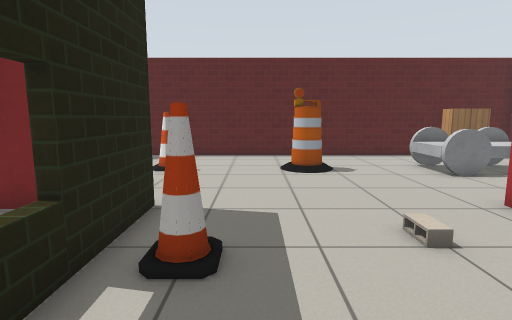
[1] (above)

20 first-person views from a walk through a world built for the Gazebo simulator. The camera is 1 m above the floor, tilts 8° down and sees 80° across. The floor is counted in squares, 0.5 m on a side. Each view is taken from the middle of a square. On the plan, view 1 faces up. The plan holds only what a view shows up to about 17 squares ahead; the rest is blank. Gazebo's built-in surfaces are drawn with simple patterns.

[2]
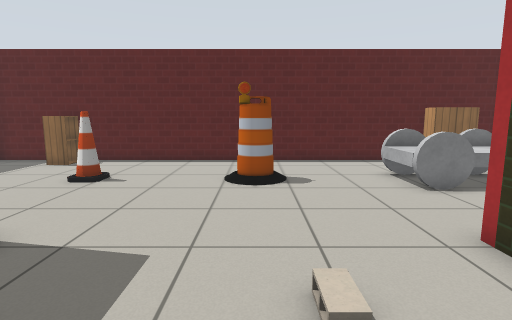

[3]
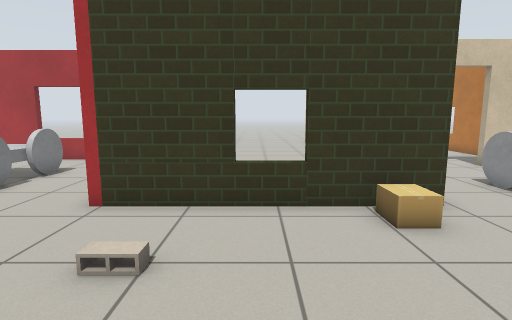

[4]
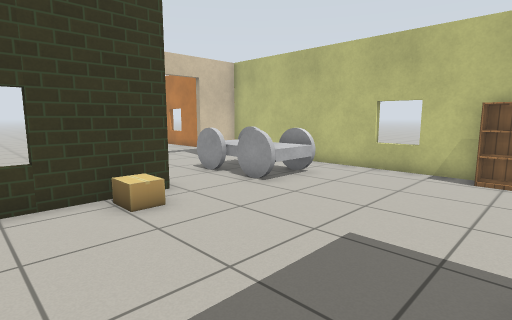

[5]
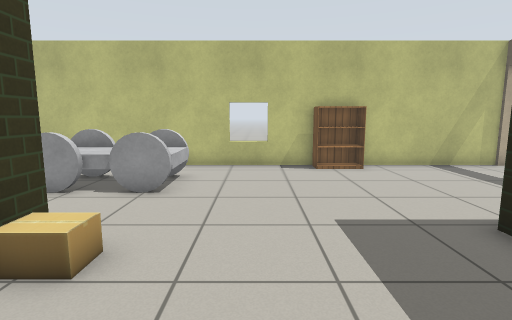

[6]
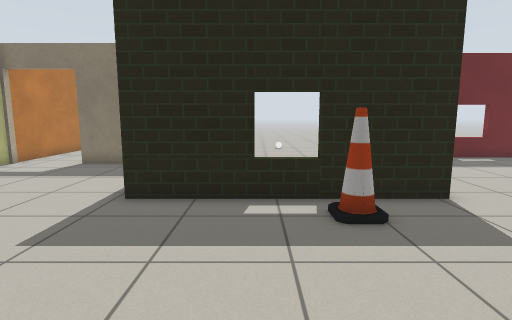

[7]
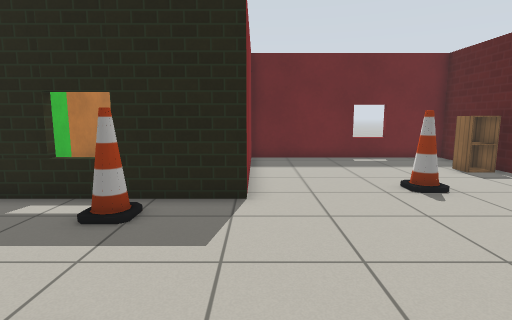

[8]
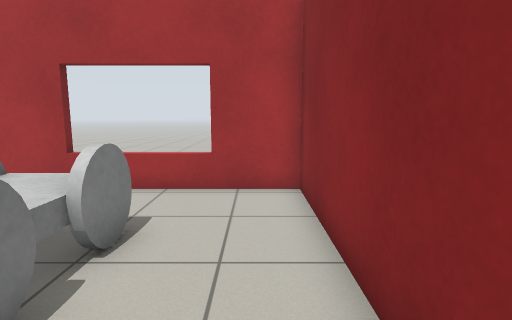

[9]
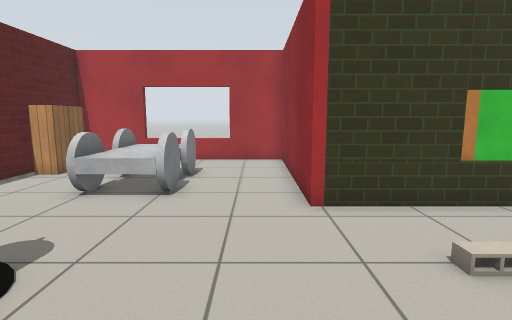

[10]
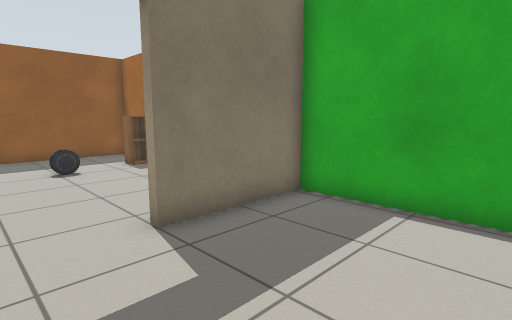

[11]
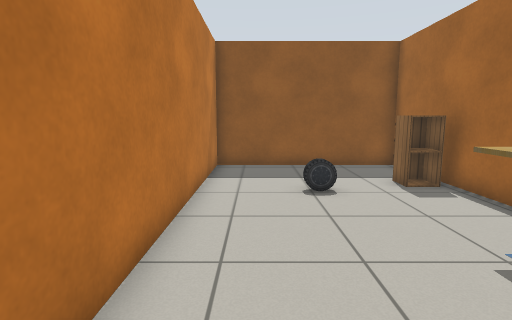

[12]
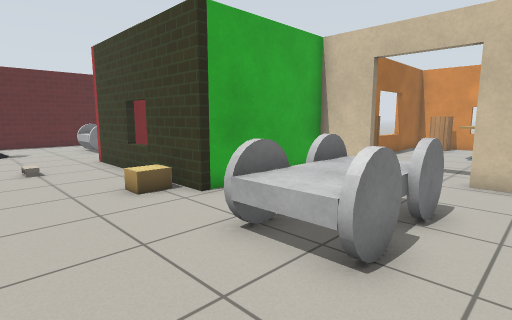

[13]
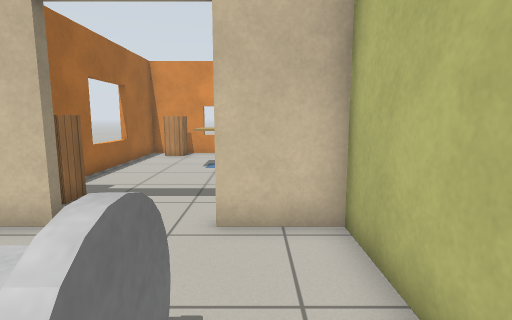

[14]
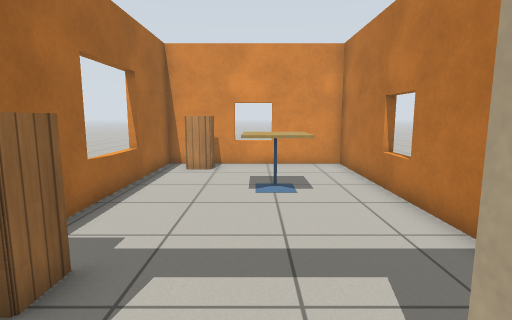

[15]
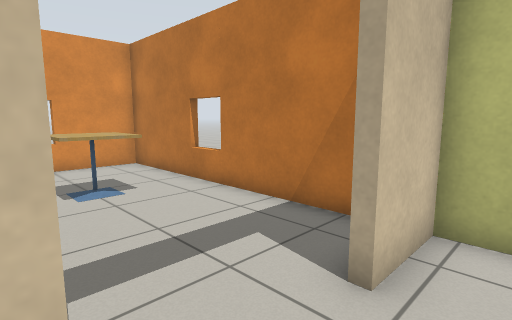

[16]
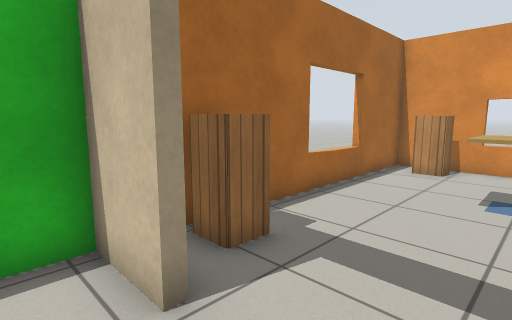

[17]
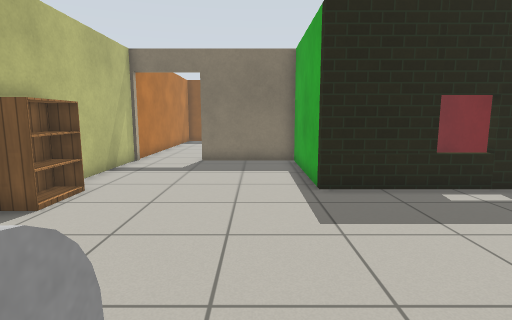

[18]
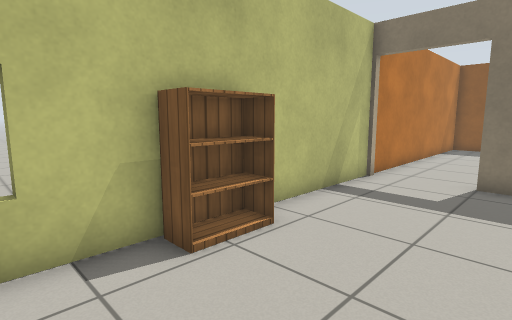

[19]
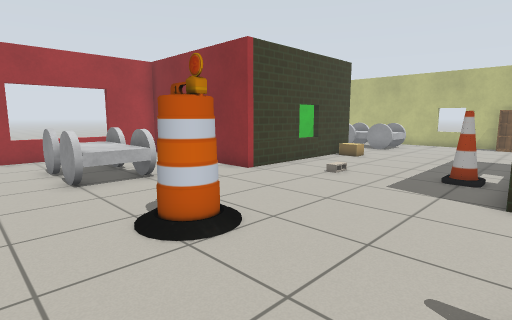

[20]
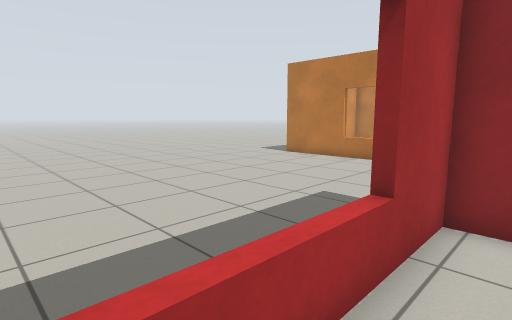

### Floor plan
Points are (right, up) in squares from view 1. A wall is a line through its corners. A room is listed if a view was taken in it or the views show most of it. See-through windows are left out.
Room 1 (views 1, 2, 3, 4, 5, 6, 7, 8, 9, 10, 11, 12, 13, 14, 15, 16, 17, 18, 19, 20)
walls: (-7.5, 6.8) (-2.3, 6.8) (-2.3, -1.2) (-8, -1.2) (-8, -5.5); (11.4, -3.4) (11.4, -1.2) (5.7, -1.2) (5.7, 6.8) (13.4, 6.8) (13.4, 16.2) (-10, 16.2) (-10, 6.8); (13.3, 9.2) (13.8, 9.2); (-8, -8.6) (11.4, -8.6) (11.4, -6.3)
ways out: open door at (-8, -7) to room 2; open door at (11.5, -5) to room 3
objects: cabinet (-7, 15) to (-6, 15); cone (-3, 12); bookshelf (-2, -8) to (-1, -8); cone (-1, 4); barrel (2, 12); cinder block (3, 5); other object (5, -6) to (8, -4); cardboard box (5, 0); other object (7, 11) to (10, 12); bookshelf (10, 15) to (11, 15)
Room 2 (no view inside)
walls: (-13.6, -1.2) (-19.7, -1.2) (-19.7, -8.6) (-8, -8.6)
ways out: open door at (-8, -7) to room 1
objects: cabinet (-16, -2); car (-15, -5); cafe table (-11, -3) to (-10, -2)
Room 3 (no view inside)
walls: (12.9, -8.6) (23.1, -8.6) (23.1, -1.2) (12.9, -1.2)
ways out: open door at (11.5, -5) to room 1
objects: cabinet (13, -2) to (14, -2); cafe table (18, -6) to (19, -5); cabinet (22, -3)

Where each view was taken, in squares from view 1:
view 1: 0 up, 0 right, facing up
view 2: 2 up, 2 right, facing up
view 3: 3 up, 1 left, facing right
view 4: 3 up, 2 left, facing down-right
view 5: 4 up, 2 right, facing down
view 6: 2 up, 5 right, facing left
view 7: 7 up, 5 right, facing left
view 8: 8 up, 5 right, facing right
view 9: 8 up, 1 left, facing right
view 10: 8 down, 3 left, facing up-left
view 11: 7 down, 7 left, facing left
view 12: 8 down, 1 right, facing up-right
view 13: 7 down, 6 right, facing right
view 14: 5 down, 10 right, facing right
view 15: 3 down, 10 right, facing down-right
view 16: 6 down, 10 right, facing up-right
view 17: 3 down, 6 right, facing left
view 18: 4 down, 2 right, facing down-left
view 19: 15 up, 3 left, facing down-right
view 20: 13 up, 12 right, facing down-right
